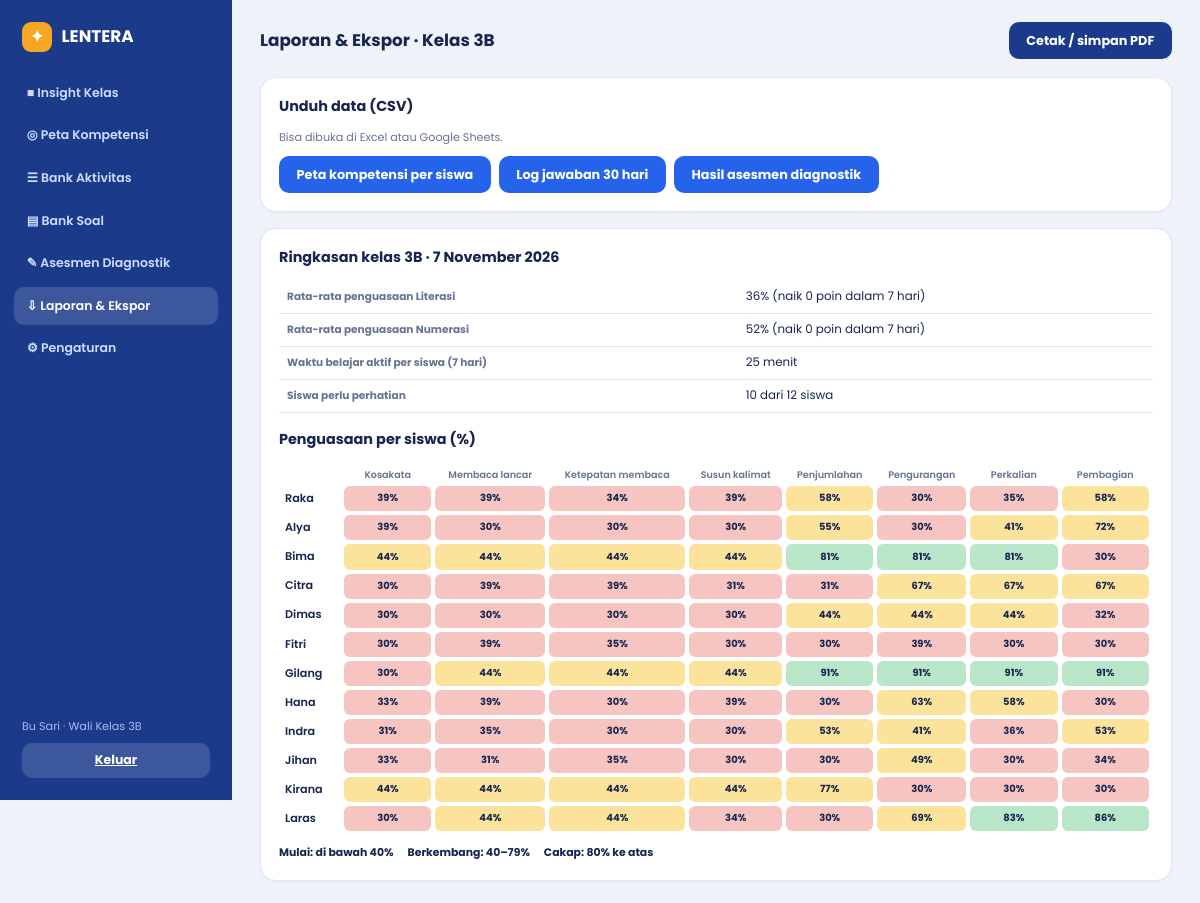
Screenshot of /guru/laporan/ (signed in) with the database file from the repository.
### belajar/models.py (models this page shows, shortened)
class Kelas(models.Model):
    nama = models.CharField(max_length=20, unique=True)
    kode = models.CharField(max_length=20, unique=True, help_text="Kode kelas untuk login murid")
    wali_kelas = models.ForeignKey(User, null=True, blank=True, on_delete=models.SET_NULL, related_name="kelas_wali")
    ambang_perhatian = models.PositiveSmallIntegerField(default=3, help_text="Siswa perlu perhatian bila sebanyak ini kompetensinya berstatus Mulai")
    target_bagian = models.PositiveSmallIntegerField(
        default=3,
        help_text="Peta Kompetensi baru mencapai 100% bila murid sudah menyelesaikan sebanyak ini bagian (1 bagian = 5 level)",
    )
    class Meta:
        verbose_name_plural = "Kelas"

class SoalGame(models.Model):
    GAME = [("literasi", "Game 1 · Literasi"), ("numerasi", "Game 2 · Numerasi")]
    game = models.CharField(max_length=10, choices=GAME)
    kompetensi = models.ForeignKey(Kompetensi, on_delete=models.CASCADE, related_name="soal_game")
    bagian = models.PositiveSmallIntegerField(default=1)
    level = models.PositiveSmallIntegerField(default=1)
    aktif = models.BooleanField(default=True)
    instruksi = models.TextField(blank=True, help_text="Game 1: pertanyaan. Game 2: teks soal cerita (opsional untuk jenis lain).")
    petunjuk = models.CharField(max_length=240, blank=True)
    gambar = models.FileField(upload_to="soal/", blank=True)
    kolom_kata = models.JSONField(default=list, blank=True)
    jawaban = models.JSONField(default=list, blank=True, help_text="Game 1: urutan kata yang benar")
    jawaban_lain = models.JSONField(default=list, blank=True, help_text="Game 1: daftar urutan kata lain yang juga benar")
    urutan_bebas = models.BooleanField(default=False, help_text="Game 1: urutan kata tidak dinilai (menyebutkan semua)")
    kunci = models.IntegerField(null=True, blank=True, help_text="Game 2: jawaban benar (angka)")
    data = models.JSONField(default=dict, blank=True, help_text="Game 2: data tambahan sesuai jenis soal")
    kode_bawaan = models.CharField(max_length=40, blank=True, db_index=True, help_text="ID soal bawaan game (mis. LIT-SPO-01)")
    urutan = models.PositiveIntegerField(default=0)
    dibuat_oleh = models.ForeignKey(User, null=True, blank=True, on_delete=models.SET_NULL)
    dibuat = models.DateTimeField(default=timezone.now)
    diubah = models.DateTimeField(auto_now=True)
    class Meta:
        ordering = ["game", "bagian", "level", "urutan", "id"]
        verbose_name_plural = "Soal game"

class Kompetensi(models.Model):
    RANAH = [("literasi", "Literasi"), ("numerasi", "Numerasi")]
    kode = models.CharField(max_length=30, unique=True)
    nama = models.CharField(max_length=60)
    judul = models.CharField(max_length=60, blank=True)
    cakupan = models.CharField(max_length=160, blank=True)
    ranah = models.CharField(max_length=10, choices=RANAH)
    urutan = models.PositiveSmallIntegerField(default=0)
    class Meta:
        ordering = ["ranah", "urutan"]
        verbose_name_plural = "Kompetensi"

class Siswa(models.Model):
    user = models.OneToOneField(User, on_delete=models.CASCADE, related_name="siswa")
    kelas = models.ForeignKey(Kelas, on_delete=models.CASCADE, related_name="siswa")
    avatar = models.CharField(max_length=8, default="🙂")
    kode_samaran = models.CharField(max_length=20, unique=True, help_text="ID samaran: satu-satunya ID yang dikenal game")
    poin = models.PositiveIntegerField(default=0)
    class Meta:
        verbose_name_plural = "Siswa"
    @property
    def nama(self):
        return self.user.first_name or self.user.username

### belajar/views.py (the view, shortened to what this page needs)
# urls.py: path("guru/laporan/", views.guru_laporan, name="laporan"),
@guru_view
def guru_laporan(request, kelas):
    jenis = request.GET.get("jenis", "").strip().lower()
    if not jenis:
        return render(
            request,
            "belajar/guru_laporan.html",
            _ctx(
                request,
                kelas,
                "laporan",
                d=ringkasan_kelas(kelas),
                hari_ini=timezone.localdate(),
            ),
        )

### accounts/utils.py (called while the page is built)
def get_role(user):
    if not user.is_authenticated:
        return None
    profile = getattr(user, "profile", None)
    return profile.role if profile else None

def role_required(*roles):
    def deco(view):
        @wraps(view)
        @login_required
        def wrapped(request, *a, **kw):
            role = get_role(request.user)
            return view(request, *a, **kw) if role in roles else redirect(HOME.get(role, "/login/"))
        return wrapped
    return deco

### belajar/cors.py (called while the page is built, shortened)
    def __call__(self, request):
        api = request.path.startswith("/api/game/")
        resp = HttpResponse(status=204) if api and request.method == "OPTIONS" else self.get_response(request)
        return resp

### belajar/engine.py (called while the page is built)
def _angka_valid(nilai):
    try:
        angka = float(nilai)
    except (TypeError, ValueError, OverflowError):
        return None
    if not isfinite(angka):
        return None
    return angka

def batasi_peluang(p):
    angka = _angka_valid(p)
    if angka is None:
        return P_AWAL
    return max(0.0, min(1.0, angka))

def status(p):
    p = batasi_peluang(p)
    if p >= AMBANG_CAKAP:
        return "Cakap"
    if p >= AMBANG_MULAI:
        return "Berkembang"
    return "Mulai"

### belajar/jalur.py (called while the page is built)
def level_per_bagian():
    return int(getattr(settings, "LENTERA_LEVEL_PER_BAGIAN", 5))

def soal_per_level():
    return int(getattr(settings, "LENTERA_SOAL_PER_LEVEL", 5))

def bagian_bisa_dimainkan(game, bagian=None):
    hasil = []
    for b in (bagian if bagian is not None else struktur(game)):
        if not b["lengkap"]:
            break
        hasil.append(b)
    return hasil

def level_selesai(siswa_ids, sebelum=None):
    from django.db.models import Q
    qs = Misi.objects.filter(siswa_id__in=siswa_ids, jenis="misi", status="selesai")
    if sebelum is not None:
        qs = qs.filter(Q(selesai_pada__lt=sebelum) | Q(selesai_pada__isnull=True))
    hasil = {}
    for sid, ranah, bagian, level in qs.values_list("siswa_id", "kompetensi__ranah", "bagian", "level"):
        hasil.setdefault((sid, ranah), set()).add((bagian, level))
    return hasil

def kemajuan(jumlah_level, target_bagian):
    total = max(1, int(target_bagian)) * level_per_bagian()
    return max(0.0, min(1.0, jumlah_level / total))

def status_persen(pct):
    return engine.status(pct / 100)

def pernah_jawab(siswa_ids):
    return set(Jawaban.objects.filter(siswa_id__in=siswa_ids).values_list("siswa_id", "kompetensi_id").distinct())

### templates/belajar/guru_laporan.html (shortened to what this page needs)
{% extends 'belajar/guru_base.html' %}
{% block isi %}
<header class="top"><h1>Laporan &amp; Ekspor · Kelas {{ kelas.nama }}</h1><div class="bar noprint"><button class="btn navy" onclick="window.print()">Cetak / simpan PDF</button></div></header>
<section class="card noprint"><h2>Unduh data (CSV)</h2><p class="hint">Bisa dibuka di Excel atau Google Sheets.</p>
  <div class="aksi" style="margin-top:10px"><a class="btn biru-b" href="?jenis=peta">Peta kompetensi per siswa</a><a class="btn biru-b" href="?jenis=jawaban">Log jawaban 30 hari</a><a class="btn biru-b" href="?jenis=diagnostik">Hasil asesmen diagnostik</a></div></section>
<section class="card" style="margin-top:16px"><h2>Ringkasan kelas {{ kelas.nama }} · {{ hari_ini|date:"j F Y" }}</h2>
  <table class="tabel"><tbody>
    {% for r in d.ranah %}<tr><th>Rata-rata penguasaan {{ r.nama }}</th><td>{{ r.nilai }}% ({% if r.naik %}naik{% else %}turun{% endif %} {{ r.delta }} poin dalam 7 hari)</td></tr>{% endfor %}
    <tr><th>Waktu belajar aktif per siswa (7 hari)</th><td>{{ d.waktu }} menit</td></tr>
    <tr><th>Siswa perlu perhatian</th><td>{{ d.perhatian }} dari {{ d.n }} siswa</td></tr></tbody></table>
  <h2 style="margin-top:16px">Penguasaan per siswa (%)</h2>
  <div class="scroll"><table class="peta lebar"><thead><tr><th></th>{% for k in d.kompetensi %}<th>{{ k.nama }}</th>{% endfor %}</tr></thead>
    <tbody>{% for b in d.baris %}<tr><th class="nama" scope="row">{{ b.siswa.nama }}</th>{% for c in b.sel %}<td><div class="cell angka {% if c.st == 'Belum mulai' %}kosong{% else %}{{ c.st }}{% endif %}">{{ c.pct }}%</div></td>{% endfor %}</tr>{% endfor %}</tbody></table></div>
  <p class="legend"><span>Mulai: di bawah 40%</span><span>Berkembang: 40–79%</span><span>Cakap: 80% ke atas</span></p>
</section>
{% endblock %}

### templates/belajar/guru_base.html
{% extends 'base.html' %}
{% block body %}
<div class="app">
  <aside class="side">
    <div><div class="logo"><i>✦</i><span>LENTERA</span></div>{% include 'belajar/_nav.html' %}</div>
    <div class="who"><p>{{ guru.first_name|default:guru.username }}{% if kelas %} · Wali Kelas {{ kelas.nama }}{% endif %}</p><a class="out" href="/logout/">Keluar</a></div>
  </aside>
  <main class="main">{% block isi %}{% endblock %}</main>
</div>
{% endblock %}

### static/css/lentera.css (style rules this page uses)
:root { --navy:#1b3a8a;--coral:#ef6b5b;--teal:#12a094;--amber:#f5a623;--ink:#17254f;--mut:#667394;--bg:#eef3fa;--line:#e2e8f3;--mulai:#f6c5c2;--berk:#fbe39b;--cakap:#b9e6c9 }
* { box-sizing:border-box;margin:0;padding:0 }
body { font:14px/1.5 Poppins,system-ui,sans-serif;background:var(--bg);color:var(--ink) }
a { color:inherit;text-decoration:none }
button { font:inherit;color:inherit;cursor:pointer }
.card { background:#fff;border:1px solid var(--line);border-radius:16px;padding:18px;box-shadow:0 1px 2px rgba(20,44,110,.05) }
.btn { display:inline-flex;align-items:center;justify-content:center;gap:.4rem;border:0;border-radius:10px;padding:.55rem 1.1rem;color:#fff;font-weight:700;font-size:.8rem }
.btn.navy { background:var(--navy) }
.btn.biru-b { background:#2563eb }
.Mulai { background:var(--mulai) }
.Berkembang { background:var(--berk) }
.Cakap { background:var(--cakap) }
.logo { display:flex;align-items:center;gap:.6rem;font-weight:700;font-size:1.05rem }
.logo i { width:30px;height:30px;border-radius:9px;background:var(--amber);display:grid;place-items:center;color:#fff;font-style:normal;font-size:16px }
.bar { display:flex;flex-wrap:wrap;gap:8px;align-items:center }
.card .hint { font-size:.7rem;color:var(--mut) }
.app { display:grid;grid-template-columns:232px minmax(0,1fr);min-height:100vh }
.side { background:var(--navy);color:#fff;padding:22px 14px;display:flex;flex-direction:column;justify-content:space-between;gap:20px }
.side .logo { padding:0 8px 22px;font-size:1.05rem }
.who { font-size:.7rem;color:#a9bcf0;padding:0 8px }
.who a { color:#fff;text-decoration:underline }
.main { padding:22px 28px;min-width:0 }
.top { display:flex;flex-wrap:wrap;gap:12px;justify-content:space-between;align-items:center;margin-bottom:18px }
.top h1 { font-size:1.05rem }
.card h2 { font-size:.9rem;margin-bottom:12px }
.scroll { overflow-x:auto }
table.peta { border-collapse:separate;border-spacing:4px;width:100%;font-size:.68rem }
.peta th { font-weight:600;color:var(--mut);font-size:.6rem;line-height:1.2;padding:2px }
.peta th.nama { text-align:left;color:var(--ink);font-size:.7rem;white-space:nowrap;padding-right:6px }
.peta td { min-width:38px }
.cell { height:22px;border-radius:6px }
.legend { display:flex;flex-wrap:wrap;gap:14px;font-size:.68rem;font-weight:700;margin-top:10px }
.who p { margin-bottom:8px }
.side .out { display:block;text-align:center;background:rgba(255,255,255,.15);color:#fff;border-radius:10px;padding:.5rem;font-weight:700;font-size:.78rem }
.aksi { display:flex;flex-wrap:wrap;gap:8px;align-items:center }
.tabel { width:100%;border-collapse:collapse;font-size:.74rem }
.tabel th,.tabel td { text-align:left;padding:.45rem .5rem;border-bottom:1px solid var(--line);vertical-align:middle }
.tabel th { color:var(--mut);font-size:.66rem }
.peta .angka { height:auto;padding:.32rem .2rem;text-align:center;font-weight:700;font-size:.62rem;white-space:nowrap }
.peta.lebar td { min-width:70px }
.peta td,.peta th { vertical-align:middle }
.side { position:sticky;top:0;height:100vh;align-self:start;overflow-y:auto }

### rows the page displays
Kelas: nama "3B"
SoalGame: nama "Literasi", nilai "36", delta "0"
Kompetensi: nama "Kosakata"
Kompetensi: nama "Membaca lancar"
Kompetensi: nama "Ketepatan membaca"
Kompetensi: nama "Susun kalimat"
Kompetensi: nama "Penjumlahan"
Kompetensi: nama "Pengurangan"
Kompetensi: nama "Perkalian"
Kompetensi: nama "Pembagian"
Siswa: siswa.nama "Raka", pct "39" "39" "34" "39" "58" "30" "35" "58"
Siswa: siswa.nama "Alya", pct "39" "30" "30" "30" "55" "30" "41" "72"
Siswa: siswa.nama "Bima", pct "44" "44" "44" "44" "81" "81" "81" "30"
Siswa: siswa.nama "Citra", pct "30" "39" "39" "31" "31" "67" "67" "67"
Siswa: siswa.nama "Dimas", pct "30" "30" "30" "30" "44" "44" "44" "32"
Siswa: siswa.nama "Fitri", pct "30" "39" "35" "30" "30" "39" "30" "30"
Siswa: siswa.nama "Gilang", pct "30" "44" "44" "44" "91" "91" "91" "91"
Siswa: siswa.nama "Hana", pct "33" "39" "30" "39" "30" "63" "58" "30"
Siswa: siswa.nama "Indra", pct "31" "35" "30" "30" "53" "41" "36" "53"
Siswa: siswa.nama "Jihan", pct "33" "31" "35" "30" "30" "49" "30" "34"
Siswa: siswa.nama "Kirana", pct "44" "44" "44" "44" "77" "30" "30" "30"
Siswa: siswa.nama "Laras", pct "30" "44" "44" "34" "30" "69" "83" "86"

### other values shown
{{ guru.first_name|default:guru.username }} "Bu Sari"
{{ hari_ini|date:"j F Y" }} "7 November 2026"
{{ r.nama }} "Numerasi"
{{ r.nilai }} "52"
{{ r.delta }} "0"
{{ d.waktu }} "25"
{{ d.perhatian }} "10"
{{ d.n }} "12"
